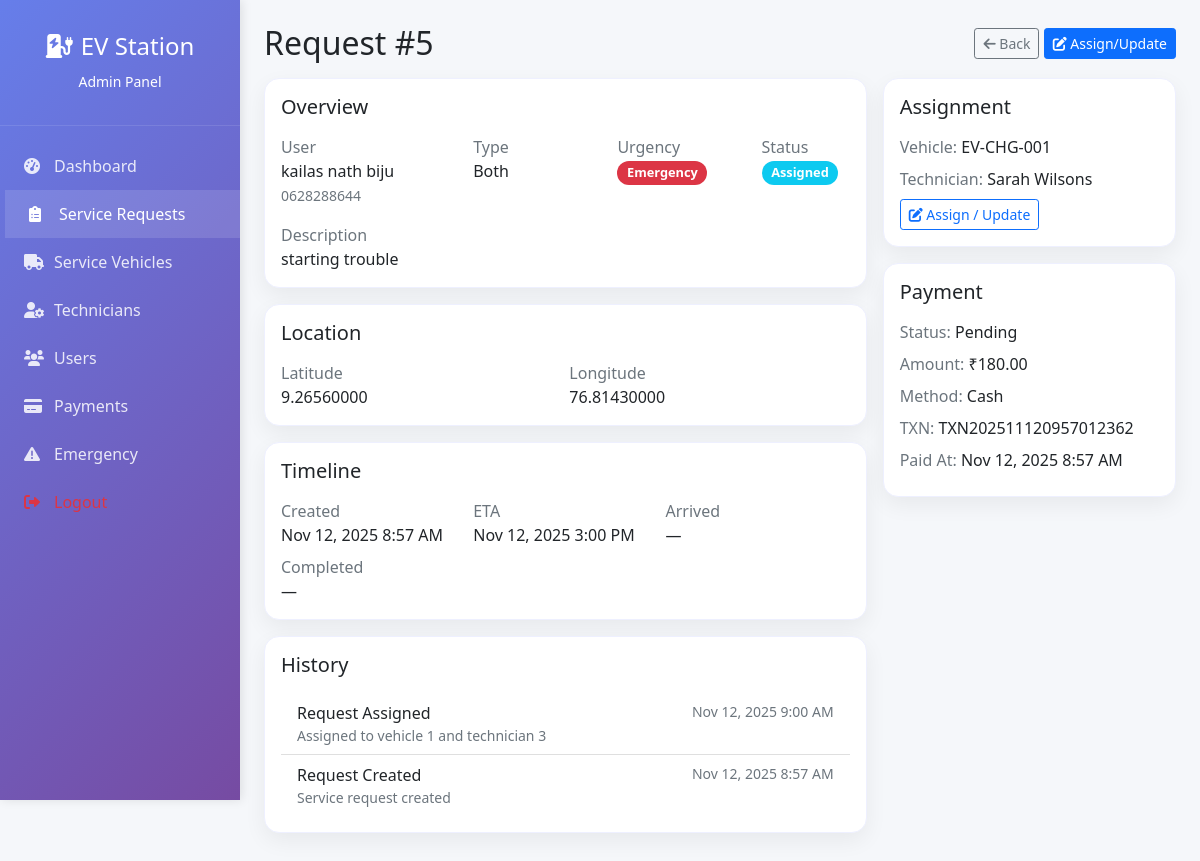
The page /admin/view-request.php?id=5 (signed in) on the database its author committed.
### tables this page shows
CREATE TABLE `service_requests` (
  `id` int(11) NOT NULL,
  `user_id` int(11) NOT NULL,
  `user_vehicle_id` int(11) DEFAULT NULL,
  `request_type` enum('charging','mechanical','both') NOT NULL,
  `vehicle_location_lat` decimal(10,8) NOT NULL,
  `vehicle_location_lng` decimal(11,8) NOT NULL,
  `description` text DEFAULT NULL,
  `urgency_level` enum('low','medium','high','emergency') DEFAULT 'medium',
  `status` enum('pending','assigned','in_progress','completed','cancelled') DEFAULT 'pending',
  `assigned_vehicle_id` int(11) DEFAULT NULL,
  `assigned_technician_id` int(11) DEFAULT NULL,
  `estimated_arrival_time` datetime DEFAULT NULL,
  `actual_arrival_time` datetime DEFAULT NULL,
  `completion_time` datetime DEFAULT NULL,
  `total_cost` decimal(10,2) DEFAULT NULL,
  `payment_status` enum('pending','paid','failed') DEFAULT 'pending',
  `created_at` timestamp NOT NULL DEFAULT current_timestamp(),
  `updated_at` timestamp NOT NULL DEFAULT current_timestamp() ON UPDATE current_timestamp()
);

CREATE TABLE `users` (
  `id` int(11) NOT NULL,
  `username` varchar(50) NOT NULL,
  `email` varchar(100) NOT NULL,
  `password` varchar(255) NOT NULL,
  `full_name` varchar(100) NOT NULL,
  `phone` varchar(20) DEFAULT NULL,
  `vehicle_model` varchar(100) DEFAULT NULL,
  `vehicle_plate` varchar(20) DEFAULT NULL,
  `created_at` timestamp NOT NULL DEFAULT current_timestamp(),
  `updated_at` timestamp NOT NULL DEFAULT current_timestamp() ON UPDATE current_timestamp()
);

CREATE TABLE `service_history` (
  `id` int(11) NOT NULL,
  `service_request_id` int(11) NOT NULL,
  `action` varchar(100) NOT NULL,
  `description` text DEFAULT NULL,
  `performed_by` enum('user','technician','admin','system') NOT NULL,
  `created_at` timestamp NOT NULL DEFAULT current_timestamp()
);

CREATE TABLE `service_vehicles` (
  `id` int(11) NOT NULL,
  `vehicle_number` varchar(20) NOT NULL,
  `vehicle_type` enum('charging','mechanical','hybrid') NOT NULL,
  `capacity` varchar(50) DEFAULT NULL,
  `current_location_lat` decimal(10,8) DEFAULT NULL,
  `current_location_lng` decimal(11,8) DEFAULT NULL,
  `status` enum('available','busy','maintenance','offline') DEFAULT 'available',
  `created_at` timestamp NOT NULL DEFAULT current_timestamp()
);

CREATE TABLE `technicians` (
  `id` int(11) NOT NULL,
  `full_name` varchar(100) NOT NULL,
  `email` varchar(150) DEFAULT NULL,
  `phone` varchar(20) NOT NULL,
  `specialization` enum('electrical','mechanical','both') NOT NULL,
  `experience_years` int(11) DEFAULT 0,
  `status` enum('available','busy','offline') DEFAULT 'available',
  `assigned_vehicle_id` int(11) DEFAULT NULL,
  `password` varchar(255) DEFAULT NULL,
  `created_at` timestamp NOT NULL DEFAULT current_timestamp()
);

CREATE TABLE `payments` (
  `id` int(11) NOT NULL,
  `service_request_id` int(11) NOT NULL,
  `amount` decimal(10,2) NOT NULL,
  `payment_method` enum('credit_card','debit_card','digital_wallet','cash') NOT NULL,
  `transaction_id` varchar(100) DEFAULT NULL,
  `status` enum('pending','completed','failed','refunded') DEFAULT 'pending',
  `created_at` timestamp NOT NULL DEFAULT current_timestamp()
);

### admin/view-request.php (the view, shortened to what the rows shown need)
<?php
require_once '../includes/functions.php';
$id = isset($_GET['id']) ? (int)$_GET['id'] : 0;
$serviceManager = new ServiceRequestManager();
$paymentManager = new PaymentManager();
$db = Database::getInstance();
$request = $id > 0 ? $serviceManager->getRequestById($id) : false;
$payment = $id > 0 ? $paymentManager->getPaymentByRequestId($id) : null;
$history = [];
if ($id > 0) {
    try {
        $stmt = $db->executeQuery("SELECT * FROM service_history WHERE service_request_id = ? ORDER BY created_at DESC", [$id]);
        $history = $stmt->fetchAll();
    } catch (Exception $e) { $history = []; }
}
?>
<!DOCTYPE html>
<html lang="en">
<head>
    <link href="https://cdn.jsdelivr.net/npm/bootstrap@5.1.3/dist/css/bootstrap.min.css" rel="stylesheet">
    <link href="https://cdnjs.cloudflare.com/ajax/libs/font-awesome/6.0.0/css/all.min.css" rel="stylesheet">
</head>
<body>
    <div class="main-with-fixed-sidebar">
        <div class="container-fluid p-4">
            <div class="d-flex justify-content-between align-items-center mb-3">
                <h2 class="mb-0">Request #<?php echo htmlspecialchars($id); ?></h2>
            </div>
            <?php if (!$request): ?>
                <div class="alert alert-warning">Request not found.</div>
            <?php else: ?>
            <div class="row g-3">
                <div class="col-lg-8">
                    <div class="card-soft p-3 mb-3">
                        <h5 class="mb-3">Overview</h5>
                        <div class="row g-2">
                            <div class="col-md-4">
                                <div class="text-muted">User</div>
                                <div class="fw-semibold"><?php echo htmlspecialchars($request['user_name']); ?></div>
                                <small class="text-muted"><?php echo htmlspecialchars($request['user_phone']); ?></small>
                            </div>
                            <div class="col-md-3">
                                <div class="text-muted">Type</div>
                                <div class="fw-semibold"><?php echo htmlspecialchars(ucfirst($request['request_type'])); ?></div>
                            </div>
                            <div class="col-md-3">
                                <div class="text-muted">Urgency</div>
                                <span class="badge badge-soft bg-<?php echo UtilityFunctions::getUrgencyColor($request['urgency_level']); ?>"><?php echo htmlspecialchars(ucfirst($request['urgency_level'])); ?></span>
                            </div>
                            <div class="col-md-2">
                                <div class="text-muted">Status</div>
                                <span class="badge badge-soft bg-<?php echo UtilityFunctions::getStatusColor($request['status']); ?>"><?php echo htmlspecialchars(ucfirst(str_replace('_',' ',$request['status']))); ?></span>
                            </div>
                        </div>
                        <?php if (!empty($request['description'])): ?>
                        <div class="mt-3">
                            <div class="text-muted">Description</div>
                            <div><?php echo nl2br(htmlspecialchars($request['description'])); ?></div>
                        </div>
                        <?php endif; ?>
                    </div>
                    <div class="card-soft p-3 mb-3">
                        <h5 class="mb-3">Location</h5>
                        <div class="row g-2">
                            <div class="col-md-6">
                                <div class="text-muted">Latitude</div>
                                <div class="fw-semibold"><?php echo htmlspecialchars($request['vehicle_location_lat']); ?></div>
                            </div>
                            <div class="col-md-6">
                                <div class="text-muted">Longitude</div>
                                <div class="fw-semibold"><?php echo htmlspecialchars($request['vehicle_location_lng']); ?></div>
                            </div>
                        </div>
                    </div>
                    <div class="card-soft p-3 mb-3">
                        <h5 class="mb-3">Timeline</h5>
                        <div class="row g-2">
                            <div class="col-md-4"><div class="text-muted">Created</div><div class="fw-semibold"><?php echo UtilityFunctions::formatDateTime($request['created_at']); ?></div></div>
                            <div class="col-md-4"><div class="text-muted">ETA</div><div class="fw-semibold"><?php echo $request['estimated_arrival_time'] ? UtilityFunctions::formatDateTime($request['estimated_arrival_time']) : '—'; ?></div></div>
                            <div class="col-md-4"><div class="text-muted">Arrived</div><div class="fw-semibold"><?php echo $request['actual_arrival_time'] ? UtilityFunctions::formatDateTime($request['actual_arrival_time']) : '—'; ?></div></div>
                            <div class="col-md-4"><div class="text-muted">Completed</div><div class="fw-semibold"><?php echo $request['completion_time'] ? UtilityFunctions::formatDateTime($request['completion_time']) : '—'; ?></div></div>
                        </div>
                    </div>
                    <div class="card-soft p-3 mb-3">
                        <h5 class="mb-3">History</h5>
                        <?php if (empty($history)): ?>
                            <div class="text-muted">No history yet.</div>
                        <?php else: ?>
                            <ul class="list-group list-group-flush">
                                <?php foreach ($history as $h): ?>
                                <li class="list-group-item d-flex justify-content-between align-items-start">
                                    <div>
                                        <div class="fw-semibold text-capitalize"><?php echo htmlspecialchars(str_replace('_',' ', $h['action'])); ?></div>
                                        <div class="text-muted small"><?php echo htmlspecialchars($h['description']); ?></div>
                                    </div>
                                    <div class="text-muted small"><?php echo UtilityFunctions::formatDateTime($h['created_at']); ?></div>
                                </li>
                                <?php endforeach; ?>
                            </ul>
                        <?php endif; ?>
                    </div>
                </div>
                <div class="col-lg-4">
                    <div class="card-soft p-3 mb-3">
                        <h5 class="mb-3">Assignment</h5>
                        <div class="mb-2"><span class="text-muted">Vehicle:</span> <span class="fw-semibold"><?php echo htmlspecialchars($request['vehicle_number'] ?? '—'); ?></span></div>
                        <div class="mb-2"><span class="text-muted">Technician:</span> <span class="fw-semibold"><?php echo htmlspecialchars($request['technician_name'] ?? '—'); ?></span></div>
                        <a class="btn btn-outline-primary btn-sm" href="assign-request.php?id=<?php echo (int)$id; ?>"><i class="fas fa-edit"></i> Assign / Update</a>
                    </div>
                    <div class="card-soft p-3 mb-3">
                        <h5 class="mb-3">Payment</h5>
                        <div class="mb-2"><span class="text-muted">Status:</span> <span class="fw-semibold text-capitalize"><?php echo htmlspecialchars($request['payment_status']); ?></span></div>
                        <div class="mb-2"><span class="text-muted">Amount:</span> <span class="fw-semibold">₹<?php echo number_format((float)($request['total_cost'] ?? $payment['amount'] ?? 0), 2); ?></span></div>
                        <?php if ($payment): ?>
                        <div class="mb-2"><span class="text-muted">Method:</span> <span class="fw-semibold text-capitalize"><?php echo htmlspecialchars(str_replace('_',' ', $payment['payment_method'])); ?></span></div>
                        <div class="mb-2"><span class="text-muted">TXN:</span> <span class="fw-semibold"><?php echo htmlspecialchars($payment['transaction_id'] ?? ''); ?></span></div>
                        <div class="mb-2"><span class="text-muted">Paid At:</span> <span class="fw-semibold"><?php echo isset($payment['created_at']) ? UtilityFunctions::formatDateTime($payment['created_at']) : '—'; ?></span></div>
                        <?php endif; ?>
                    </div>
                </div>
            </div>
            <?php endif; ?>
        </div>
    </div>
</body>
</html>

### rows shown on the page
service_requests: user.full_name "kailas nath biju", user.phone "0628288644", request_type "Both", urgency_level "Emergency", status "Assigned", description "starting trouble", vehicle_location_lat "9.26560000", vehicle_location_lng "76.81430000", created_at "Nov 12, 2025 8:57 AM", estimated_arrival_time "Nov 12, 2025 3:00 PM", assigned_vehicle.vehicle_number "EV-CHG-001", assigned_technician.full_name "Sarah Wilsons", payment_status "Pending", total_cost.amount "180.00"
service_history: action "Request Assigned", description "Assigned to vehicle 1 and technician 3", created_at "Nov 12, 2025 9:00 AM"
service_history: action "Request Created", description "Service request created", created_at "Nov 12, 2025 8:57 AM"
payments: payment_method "Cash", transaction "TXN202511120957012362", created_at "Nov 12, 2025 8:57 AM"

### other values the page prints
$id "5"
